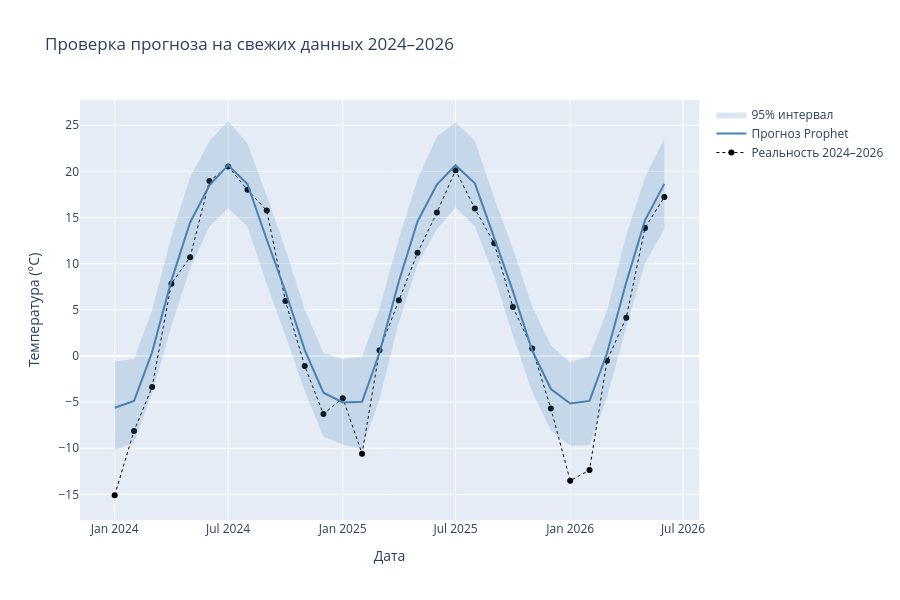

The notebook cell this image was saved under:
### Code cell
fig = go.Figure()

fig.add_trace(go.Scatter(
    x=merged_fresh["ds"], y=merged_fresh["y_true"],
    mode="markers+lines", name="Реальность 2024–2026",
    marker=dict(color="black", size=6),
    line=dict(color="black", width=1, dash="dot"),
))

fig.add_trace(go.Scatter(
    x=merged_fresh["ds"], y=merged_fresh["yhat"],
    mode="lines", name="Прогноз Prophet",
    line=dict(color="steelblue", width=2),
))

fig.add_trace(go.Scatter(
    x=merged_fresh["ds"], y=merged_fresh["yhat_upper"],
    mode="lines", line=dict(width=0), showlegend=False, hoverinfo="skip",
))
fig.add_trace(go.Scatter(
    x=merged_fresh["ds"], y=merged_fresh["yhat_lower"],
    mode="lines", line=dict(width=0), fill="tonexty",
    fillcolor="rgba(70,130,180,0.2)",
    name="95% интервал", hoverinfo="skip",
))

fig.update_layout(
    title="Проверка прогноза на свежих данных 2024–2026",
    xaxis_title="Дата", yaxis_title="Температура (°C)",
    hovermode="x unified", height=600,
)
fig.show()
